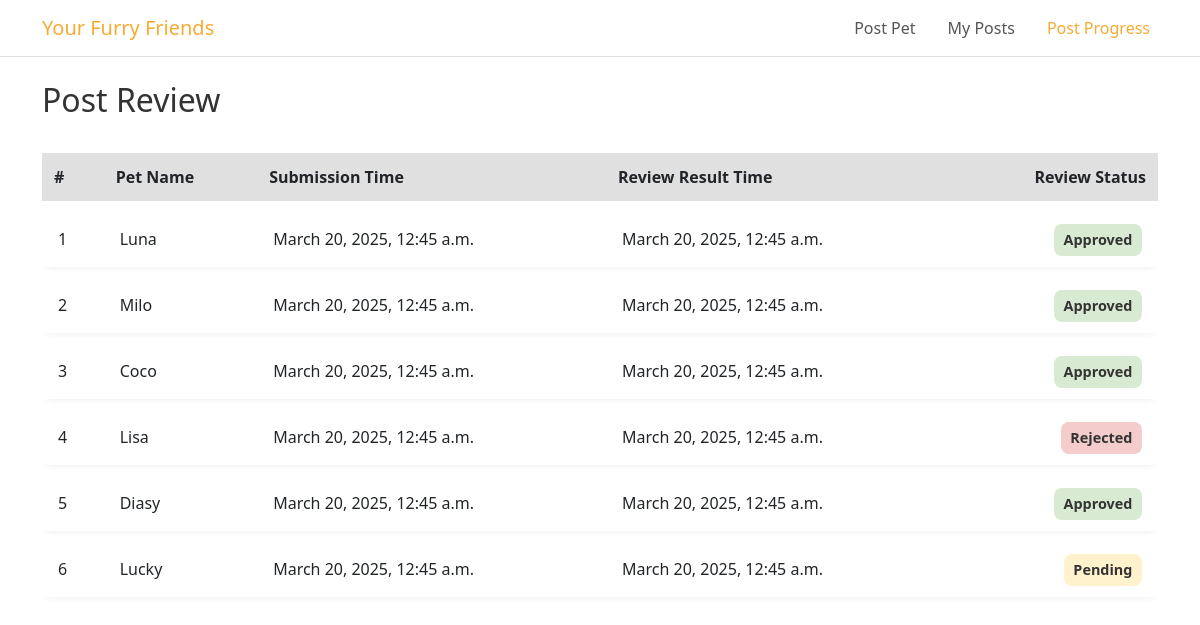
Page /posts/review_status/ (signed in) on the earlier database version.
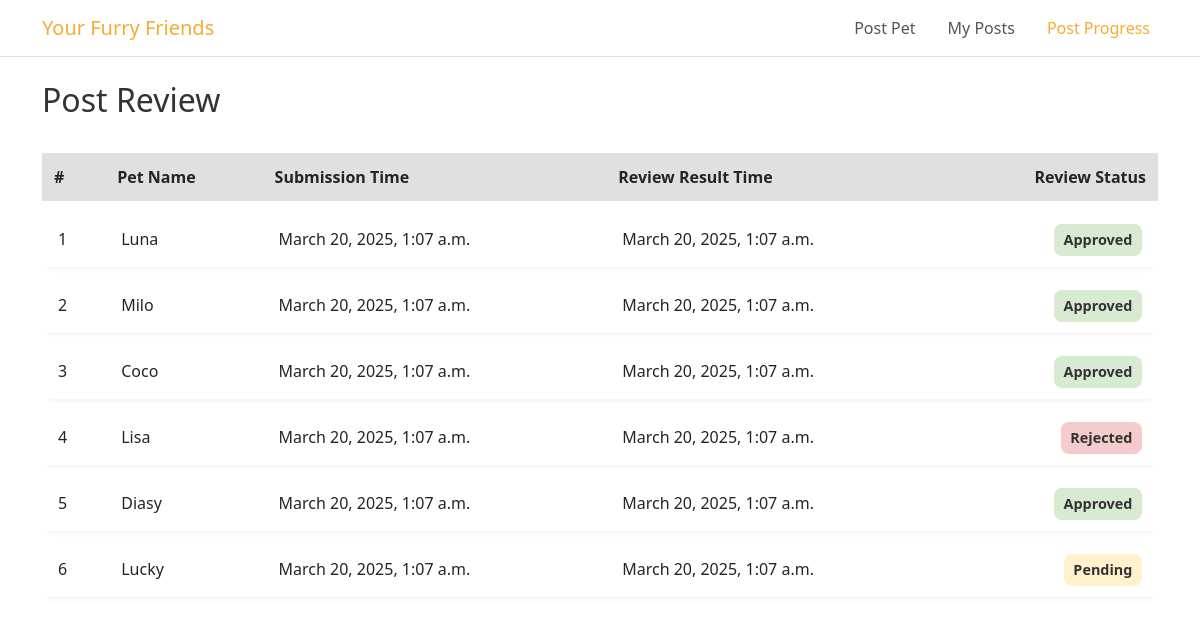
Same page on the later database version.
### posts/models.py (models this page shows, shortened)
class PostPetInfo(models.Model):
    post_info_id = models.AutoField(primary_key=True)
    pet = models.ForeignKey(Pet, on_delete=models.CASCADE)  # 🐶 关联宠物信息
    user = models.ForeignKey(
        settings.AUTH_USER_MODEL,  # ✅ 这里用 `settings.AUTH_USER_MODEL`
        on_delete=models.CASCADE,
        related_name="posted_pets",
        null = True,
        blank = True
    )  # ✅ **确保正确关联 `accounts.User`**
    email = models.EmailField(max_length=254, blank=True, null=True)  # ✅新增Email字段
    home_type = models.CharField(max_length=20,
                                 choices=[('Apartment', 'Apartment'), ('House', 'House'),
                                          ('Townhouse', 'Townhouse'), ('Farm/Rural', 'Farm/Rural')],
                                 default='Apartment'
                                 )
    home_ownership = models.CharField(max_length=20,
                                      choices=[('Own', 'Own'), ('Rent', 'Rent'),
                                          ('Living with parents', 'Living with parents'), ('Other', 'Other')],
                                      default='Own'
                                      )
    has_other_pets = models.TextField(blank=True, null=True)
    has_children = models.CharField(max_length=10,
                                      choices=[('0', '0'), ('1', '1'),
                                           ('2', '2'), ('3', '3'),
                                           ('4', '4'), ('5', '5')],
                                      default='0'
                                      )
    experience_with_pets = models.TextField(blank=True, null=True)
    reason_for_fostering = models.TextField(blank=True, null=True)
    pet_passport = models.TextField(blank=True, null=True)
    vaccinated = models.CharField(max_length=20,
                                 choices=[('Yes', 'Yes'), ('No', 'No'),
                                         ],
                                 default='No'
                                 )
    status = models.CharField(
        max_length=20, choices=[('Pending', 'Pending'), ('Approved', 'Approved'), ('Rejected', 'Rejected')],
        default='Pending'
    )  # 📌 **审核状态**
    created_at = models.DateTimeField(auto_now_add=True)
    review_time = models.DateTimeField(null=True, blank=True)

class Pet(models.Model):
    pet_id = models.AutoField(primary_key=True)
    name = models.CharField(max_length=100)
    sex = models.CharField(max_length=10, choices=[('Male', 'Male'), ('Female', 'Female')])
    age = models.CharField(max_length=10, choices=[('Young', 'Young'), ('Adult', 'Adult')])
    weight = models.FloatField()
    breed = models.CharField(max_length=100, blank=True, null=True)
    size = models.CharField(max_length=50, choices=[('Small', 'Small'), ('Medium', 'Medium'), ('Large', 'Large')])
    status = models.CharField(max_length=20, choices=[('Available', 'Available'), ('Adopted', 'Adopted')], default='Available')
    posted_by = models.ForeignKey(settings.AUTH_USER_MODEL, on_delete=models.CASCADE)  # 关联用户
    created_at = models.DateTimeField(auto_now_add=True)
    type = models.CharField(max_length=50, choices=[('Dog', 'Dog'), ('Cat', 'Cat')])

### posts/views.py (the view)
# urls.py: path('review_status/', views.review_status, name='postReview'),  # 发布审核
def review_status(request):
    post_list = PostPetInfo.objects.filter(user=request.user).order_by('-created_at')
    context = {
        'post_list': post_list
    }
    return render(request, 'posts/postReview.html', context)

### templates/posts/postReview.html (shortened to what this page needs)
<!DOCTYPE html>
<html lang="en">
<head>
  <link href="https://cdn.jsdelivr.net/npm/bootstrap@5.3.0/dist/css/bootstrap.min.css" rel="stylesheet">
</head>
<body>
  <nav class="navbar navbar-expand-lg navbar-custom">
    <div class="container">
      <a class="navbar-brand" href="/adoptions/">Your Furry Friends</a>
      <div class="collapse navbar-collapse" id="navbarNav">
        <ul class="navbar-nav ms-auto">
          <li class="nav-item">
            <a class="nav-link" href="/posts/">Post Pet</a>
          </li>
          <li class="nav-item">
            <a class="nav-link" href="/posts/my_posts/">My Posts</a>
          </li>
          <li class="nav-item">
            <a class="nav-link active" href="/posts/review_status/">Post Progress</a>
          </li>
        </ul>
      </div>
    </div>
  </nav>
  <div class="container mt-4">
    <h2 class="mb-4">Post Review</h2>
    <div class="table-responsive">
      <table class="table table-custom">
        <thead>
          <tr>
            <th scope="col">#</th>
            <th scope="col">Pet Name</th>
            <th scope="col">Submission Time</th>
            <th scope="col">Review Result Time</th>
            <th scope="col" class="status-col">Review Status</th>
          </tr>
        </thead>
        <tbody>
          {% for post in post_list %}
          <tr>
            <td>{{ forloop.counter }}</td>
            <td>{{ post.pet.name }}</td>
            <td>{{ post.created_at }}</td>
            <td>{{ post.review_time|default:"-" }}</td>
            <td class="status-col">
              <span class="status-badge {{ post.status|lower }}">{{ post.status }}</span>
            </td>
          </tr>
          {% empty %}
          <tr>
            <td colspan="5" class="text-center">No review data available.</td>
          </tr>
          {% endfor %}
        </tbody>
      </table>
    </div>
  </div>
</body>
</html>

Differences in the rows shown:
changed PostPetInfo "Luna": created_at "March 20, 2025, 12:45 a.m." → "March 20, 2025, 1:07 a.m."; review_time "March 20, 2025, 12:45 a.m." → "March 20, 2025, 1:07 a.m."
changed PostPetInfo "Milo": created_at "March 20, 2025, 12:45 a.m." → "March 20, 2025, 1:07 a.m."; review_time "March 20, 2025, 12:45 a.m." → "March 20, 2025, 1:07 a.m."
changed PostPetInfo "Coco": created_at "March 20, 2025, 12:45 a.m." → "March 20, 2025, 1:07 a.m."; review_time "March 20, 2025, 12:45 a.m." → "March 20, 2025, 1:07 a.m."
changed PostPetInfo "Rejected": created_at "March 20, 2025, 12:45 a.m." → "March 20, 2025, 1:07 a.m."; review_time "March 20, 2025, 12:45 a.m." → "March 20, 2025, 1:07 a.m."
changed PostPetInfo "Diasy": created_at "March 20, 2025, 12:45 a.m." → "March 20, 2025, 1:07 a.m."; review_time "March 20, 2025, 12:45 a.m." → "March 20, 2025, 1:07 a.m."
changed PostPetInfo "Pending": created_at "March 20, 2025, 12:45 a.m." → "March 20, 2025, 1:07 a.m."; review_time "March 20, 2025, 12:45 a.m." → "March 20, 2025, 1:07 a.m."
